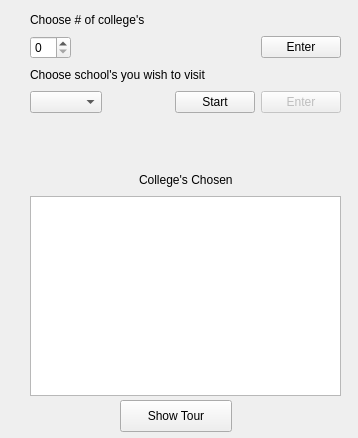
<?xml version="1.0" encoding="UTF-8"?>
<ui version="4.0">
 <class>customTour</class>
 <widget class="QWidget" name="customTour">
  <property name="geometry">
   <rect>
    <x>0</x>
    <y>0</y>
    <width>358</width>
    <height>438</height>
   </rect>
  </property>
  <property name="windowTitle">
   <string>Form</string>
  </property>
  <widget class="QWidget" name="layoutWidget">
   <property name="geometry">
    <rect>
     <x>30</x>
     <y>10</y>
     <width>311</width>
     <height>152</height>
    </rect>
   </property>
   <layout class="QFormLayout" name="formLayout_3">
    <item row="1" column="0" colspan="2">
     <layout class="QFormLayout" name="formLayout_2">
      <item row="0" column="0" colspan="2">
       <layout class="QHBoxLayout" name="horizontalLayout_5">
        <item>
         <widget class="QLabel" name="label_3">
          <property name="text">
           <string>Choose school's you wish to visit</string>
          </property>
         </widget>
        </item>
        <item>
         <spacer name="horizontalSpacer_7">
          <property name="orientation">
           <enum>Qt::Horizontal</enum>
          </property>
          <property name="sizeHint" stdset="0">
           <size>
            <width>58</width>
            <height>20</height>
           </size>
          </property>
         </spacer>
        </item>
       </layout>
      </item>
      <item row="1" column="0" colspan="2">
       <layout class="QHBoxLayout" name="horizontalLayout">
        <item>
         <widget class="QComboBox" name="comboBoxNames"/>
        </item>
        <item>
         <spacer name="horizontalSpacer_2">
          <property name="orientation">
           <enum>Qt::Horizontal</enum>
          </property>
          <property name="sizeHint" stdset="0">
           <size>
            <width>28</width>
            <height>23</height>
           </size>
          </property>
         </spacer>
        </item>
        <item>
         <widget class="QPushButton" name="pushButtonStart">
          <property name="text">
           <string>Start</string>
          </property>
         </widget>
        </item>
        <item>
         <widget class="QPushButton" name="pushButtonNames">
          <property name="enabled">
           <bool>false</bool>
          </property>
          <property name="text">
           <string>Enter</string>
          </property>
          <property name="autoDefault">
           <bool>false</bool>
          </property>
          <property name="default">
           <bool>false</bool>
          </property>
          <property name="flat">
           <bool>false</bool>
          </property>
         </widget>
        </item>
       </layout>
      </item>
     </layout>
    </item>
    <item row="0" column="0" colspan="2">
     <layout class="QFormLayout" name="formLayout">
      <item row="1" column="0" colspan="2">
       <layout class="QHBoxLayout" name="horizontalLayout_2">
        <item>
         <widget class="QSpinBox" name="spinBoxNum">
          <property name="maximum">
           <number>13</number>
          </property>
         </widget>
        </item>
        <item>
         <spacer name="horizontalSpacer">
          <property name="orientation">
           <enum>Qt::Horizontal</enum>
          </property>
          <property name="sizeHint" stdset="0">
           <size>
            <width>40</width>
            <height>20</height>
           </size>
          </property>
         </spacer>
        </item>
        <item>
         <widget class="QPushButton" name="pushButtonNum">
          <property name="enabled">
           <bool>true</bool>
          </property>
          <property name="text">
           <string>Enter</string>
          </property>
          <property name="autoDefault">
           <bool>false</bool>
          </property>
          <property name="default">
           <bool>false</bool>
          </property>
          <property name="flat">
           <bool>false</bool>
          </property>
         </widget>
        </item>
       </layout>
      </item>
      <item row="0" column="0" colspan="2">
       <layout class="QHBoxLayout" name="horizontalLayout_3">
        <item>
         <widget class="QLabel" name="label">
          <property name="text">
           <string>Choose # of college's</string>
          </property>
         </widget>
        </item>
        <item>
         <spacer name="horizontalSpacer_8">
          <property name="orientation">
           <enum>Qt::Horizontal</enum>
          </property>
          <property name="sizeHint" stdset="0">
           <size>
            <width>138</width>
            <height>20</height>
           </size>
          </property>
         </spacer>
        </item>
       </layout>
      </item>
     </layout>
    </item>
   </layout>
  </widget>
  <widget class="QPushButton" name="pushButtonTour">
   <property name="geometry">
    <rect>
     <x>120</x>
     <y>400</y>
     <width>112</width>
     <height>32</height>
    </rect>
   </property>
   <property name="text">
    <string>Show Tour</string>
   </property>
  </widget>
  <widget class="QWidget" name="">
   <property name="geometry">
    <rect>
     <x>30</x>
     <y>170</y>
     <width>311</width>
     <height>226</height>
    </rect>
   </property>
   <layout class="QVBoxLayout" name="verticalLayout">
    <item>
     <layout class="QHBoxLayout" name="horizontalLayout_4">
      <item>
       <spacer name="horizontalSpacer_6">
        <property name="orientation">
         <enum>Qt::Horizontal</enum>
        </property>
        <property name="sizeHint" stdset="0">
         <size>
          <width>40</width>
          <height>20</height>
         </size>
        </property>
       </spacer>
      </item>
      <item>
       <widget class="QLabel" name="label_2">
        <property name="text">
         <string>College's Chosen</string>
        </property>
       </widget>
      </item>
      <item>
       <spacer name="horizontalSpacer_5">
        <property name="orientation">
         <enum>Qt::Horizontal</enum>
        </property>
        <property name="sizeHint" stdset="0">
         <size>
          <width>40</width>
          <height>20</height>
         </size>
        </property>
       </spacer>
      </item>
     </layout>
    </item>
    <item>
     <widget class="QListWidget" name="listWidgetTour"/>
    </item>
   </layout>
  </widget>
 </widget>
 <resources/>
 <connections/>
</ui>
